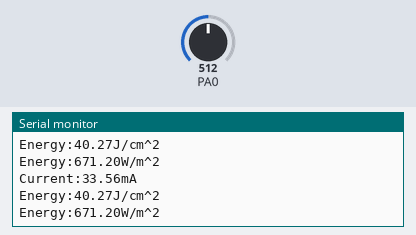
Bench run of a sketch on a simulated STM32 Blue Pill. Shown: the last lines printed to the serial monitor. The inputs (shaded band) are chosen by the test bench; at power-on: PA0 = 512 (analog values on the 0–1023 scale).

Above: at 1.3 s.
1.4 s: PA0 set to 716
At 1.9 s:
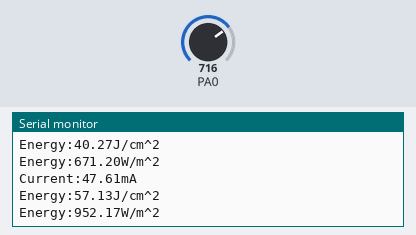
2.9 s: PA0 set to 900
At 3.4 s:
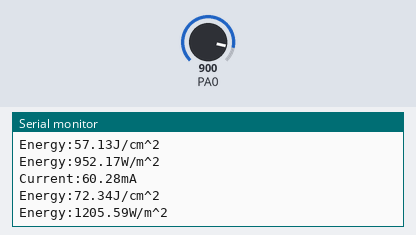
Timing chart, 0 to 5.9 s (numbered marks = the images above; inputs shaded):
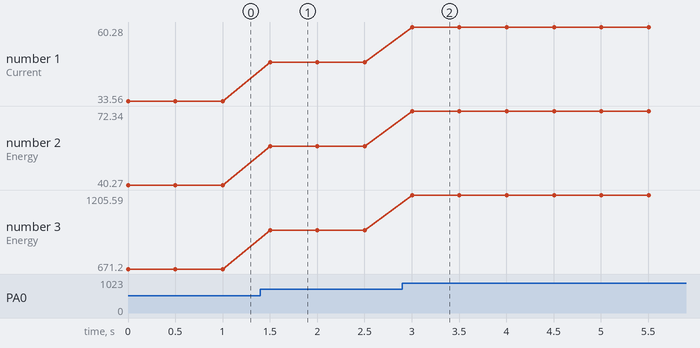

The sketch:

solar_irradiance_meter.ino
```cpp
#define SC_CURRENT    50E-3
#define TIME_PERIOD   600
#define ADC_MAX       4095.0
#define OPAMP_OFFSET  0.0795

void setup()
{
  Serial.begin(115200);
  pinMode(A0, INPUT_ANALOG);
  analogReadResolution(12);
}

uint16_t rawAdc;
double current;
double energy;
double energyJ;

void loop()
{
  rawAdc = analogRead(A0);
  current = ((rawAdc / ADC_MAX * 3.3) - OPAMP_OFFSET) / (220/4.7);
  energyJ = (1.0 / 1E4) * (current / SC_CURRENT) * (1000 * TIME_PERIOD);
  energy = current / SC_CURRENT * 1000;
  //Serial.print("ADC:"); Serial.println(rawAdc);
  Serial.print("Current:"); Serial.print(current * 1000, 2); Serial.println("mA");
  Serial.print("Energy:"); Serial.print(energyJ, 2); Serial.println("J/cm^2");
  Serial.print("Energy:"); Serial.print(energy, 2); Serial.println("W/m^2");
  delay(500);
}
```

Measured:
- after the input at 1.4 s, the serial monitor: prints a new line after 0.10 s (image 1)
- after the input at 2.9 s, the serial monitor: prints a new line after 0.10 s (image 2)
- plotted number 1: 33.56 → 47.61 after the input at 1.4 s, 47.61 → 60.28 after the input at 2.9 s
- plotted number 2: 40.27 → 57.13 after the input at 1.4 s, 57.13 → 72.34 after the input at 2.9 s
- plotted number 3: 671.2 → 952.17 after the input at 1.4 s, 952.17 → 1205.59 after the input at 2.9 s
